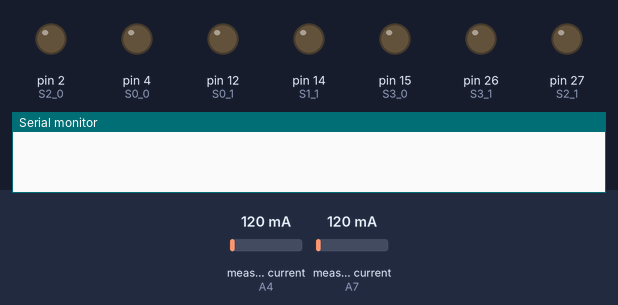
Simulated run of this sketch. Board: Arduino Mega 2560, built with avr-gcc and run on an emulated ATmega2560. Shown: output pins drawn as LEDs (lit = HIGH), the last lines printed to the serial monitor. The test bench sets the inputs (shaded band); at power-on: measured current (sensors on A4, A7) 120 mA. Pins used as bus, display or sensor lines are not drawn.

Above: at 1.0 s.
At 2.5 s:
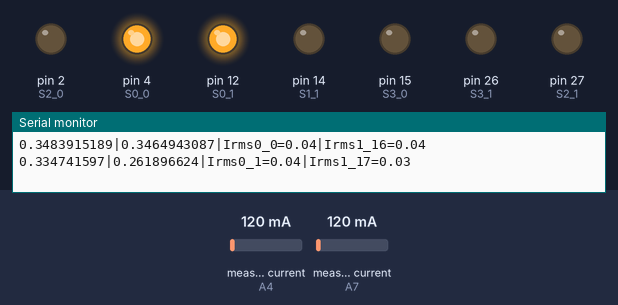
At 5.5 s:
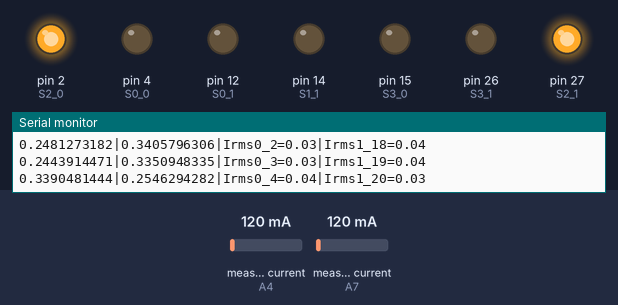
At 10.5 s:
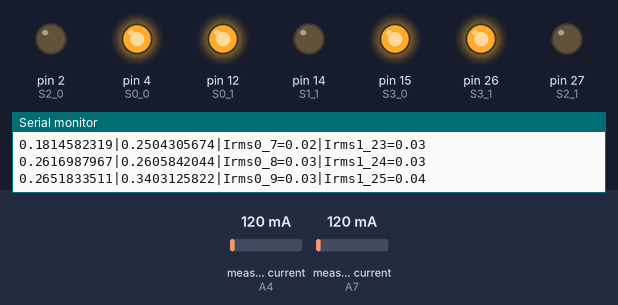
At 14.5 s:
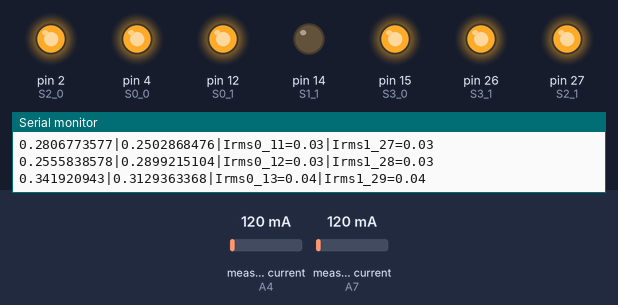
At 19.5 s:
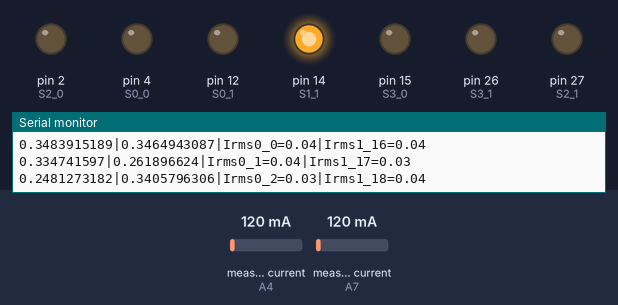
Timing chart, 0 to 20.8 s (numbered marks = the images above):
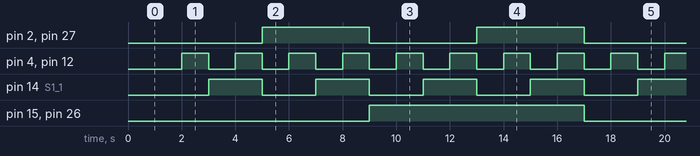

Measured:
- by itself, pin 2 (S2_0), pin 27 (S2_1): alternates HIGH for 4.0 s and LOW for 4.0 s
- by itself, pin 4 (S0_0), pin 12 (S0_1): alternates HIGH for 1.0 s and LOW for 1.0 s
- by itself, pin 14 (S1_1): alternates HIGH for 2.0 s and LOW for 2.0 s
- by itself, pin 15 (S3_0), pin 26 (S3_1): alternates HIGH for 8.0 s and LOW for 8.0 s

The sketch:

CurrentMeasureSwitchMUX_v1.2.ino
```cpp
#include "EmonLib.h"

// Define digital pinout for drive S0,S1,S2,S3 MUX0
const int S0_0 = 4;
const int S1_0 = 0;
const int S2_0 = 2;
const int S3_0 = 15;
// Define digital pinout for drive S0,S1,S2,S3 MUX1
const int S0_1 = 12;
const int S1_1 = 14;
const int S2_1 = 27;
const int S3_1 = 26;

int64_t oldtime;
int i = 0;

// Factor calibration, get from calculate y=mx+c
char *Fcal0[]={"0.3483915189", //ch0
               "0.334741597", //ch1 !
               "0.2481273182", //ch2
               "0.2443914471", //ch3 !
               "0.3390481444", //ch4 !
               "0.3406978032", //ch5
               "0.154967303",  //ch6 !
               "0.1814582319", //ch7 !
               "0.2616987967", //ch8 !
               "0.2651833511", //ch9 !
               "0.2665140304", //ch10
               "0.2806773577", //ch11 !
               "0.2555838578", //ch12 !
               "0.341920943",  //ch13
               "0.3299479238", //ch14 !
               "0.3401528792"};//ch15 !

char *Fcal1[]={"0.3464943087", //ch16
               "0.261896624",  //ch17 !
               "0.3405796306", //ch18
               "0.3350948335", //ch19 !
               "0.2546294282", //ch20 !
               "0.3097536734", //ch21
               "0.3191304408", //ch22 !
               "0.2504305674", //ch23 !
               "0.2605842044", //ch24
               "0.3403125822", //ch25
               "0.3411271443", //ch26
               "0.2502868476", //ch27
               "0.2899215104", //ch28
               "0.3129363368", //ch29
               "0.2946408097", //ch30
               "0.2811357175"}; //ch31

String fc_0;String fc_1;

char *mux[] = {"0000", //ch0 v
               "1000", //ch1 v
               "0100", // ok v
               "1100", // ok v
               "0010", //ch4 v
               "1010", // ok v
               "0110", // ok v
               "1110", //ok v
               "0001", //ok v
               "1001", //ok v
               "0101", //irms0: ok  irms1: ok v
               "1101", //irms0: ok  irms1: ok v
               "0011", //irms0: ok  irms1: ok v
               "1011", //irms0: ok  irms1: ok v
               "0111", //irms0: ok  irms1: ok v
               "1111"}; //irms0: ok  irms1: ok

//char *mux[] = {"1111"};

// Define MUX variable
String ch_mux;
String mux_bit0;
String mux_bit1;
String mux_bit2;
String mux_bit3;

//Emon Init
EnergyMonitor emon0_0;                            // Create an instance emon0
EnergyMonitor emon0_1;                            // Create an instance emon1

void setup() {
  Serial.begin(9600);
  emon0_0.current(A4, 38.3);                       // Current: input pin, calibration. ratio/Rburden
  emon0_1.current(A7, 38.3);                       // Current: input pin, calibration. ratio/Rburden

  // Initialiaze digital pinout for drive S0,S1,S2,S3 MUX0
  pinMode(S0_0, OUTPUT);
  pinMode(S1_0, OUTPUT);
  pinMode(S2_0, OUTPUT);
  pinMode(S3_0, OUTPUT);

  // Initialiaze digital pinout for drive S0,S1,S2,S3 MUX1
  pinMode(S0_1, OUTPUT);
  pinMode(S1_1, OUTPUT);
  pinMode(S2_1, OUTPUT);
  pinMode(S3_1, OUTPUT);

  // Initialize value oldtime millis
  oldtime = millis();
}

void loop() {
    if((millis() - oldtime) > 0){
      if((millis() - oldtime) >= 1000){
        oldtime = millis();
        ch_mux = mux[i];
        mux_bit0 = ch_mux.substring(0,1); mux_bit1 = ch_mux.substring(1,2); mux_bit2 = ch_mux.substring(2,3); mux_bit3 = ch_mux.substring(3,4);
//        Serial.println(ch_mux);
//        Serial.print(mux_bit0);Serial.print("|");Serial.print(mux_bit1);Serial.print("|");Serial.print(mux_bit2);Serial.print("|");Serial.println(mux_bit3);

        digitalWrite(S0_0, mux_bit0.toInt());digitalWrite(S1_0,mux_bit1.toInt());digitalWrite(S2_0,mux_bit2.toInt());digitalWrite(S3_0,mux_bit3.toInt());
        digitalWrite(S0_1,mux_bit0.toInt());digitalWrite(S1_1,mux_bit1.toInt());digitalWrite(S2_1,mux_bit2.toInt());digitalWrite(S3_1,mux_bit3.toInt());

        fc_0 = Fcal0[i];fc_1 = Fcal1[i];
        float Irms0_0 = emon0_0.calcIrms(1800) * fc_0.toFloat();
        float Irms0_1 = emon0_1.calcIrms(1800) * fc_1.toFloat();

//        float Irms0_0 = emon0_0.calcIrms(1800);
//        float Irms0_1 = emon0_1.calcIrms(1800);

        Serial.print(Fcal0[i]);Serial.print("|");Serial.print(Fcal1[i]);
        Serial.print("|Irms0_");Serial.print(i);Serial.print("=");Serial.print(Irms0_0);
        Serial.print("|Irms1_");Serial.print(i+16);Serial.print("=");Serial.println(Irms0_1);
        i++;
        if(i>15){
          i =0;
        }
    }
  }
}
```
